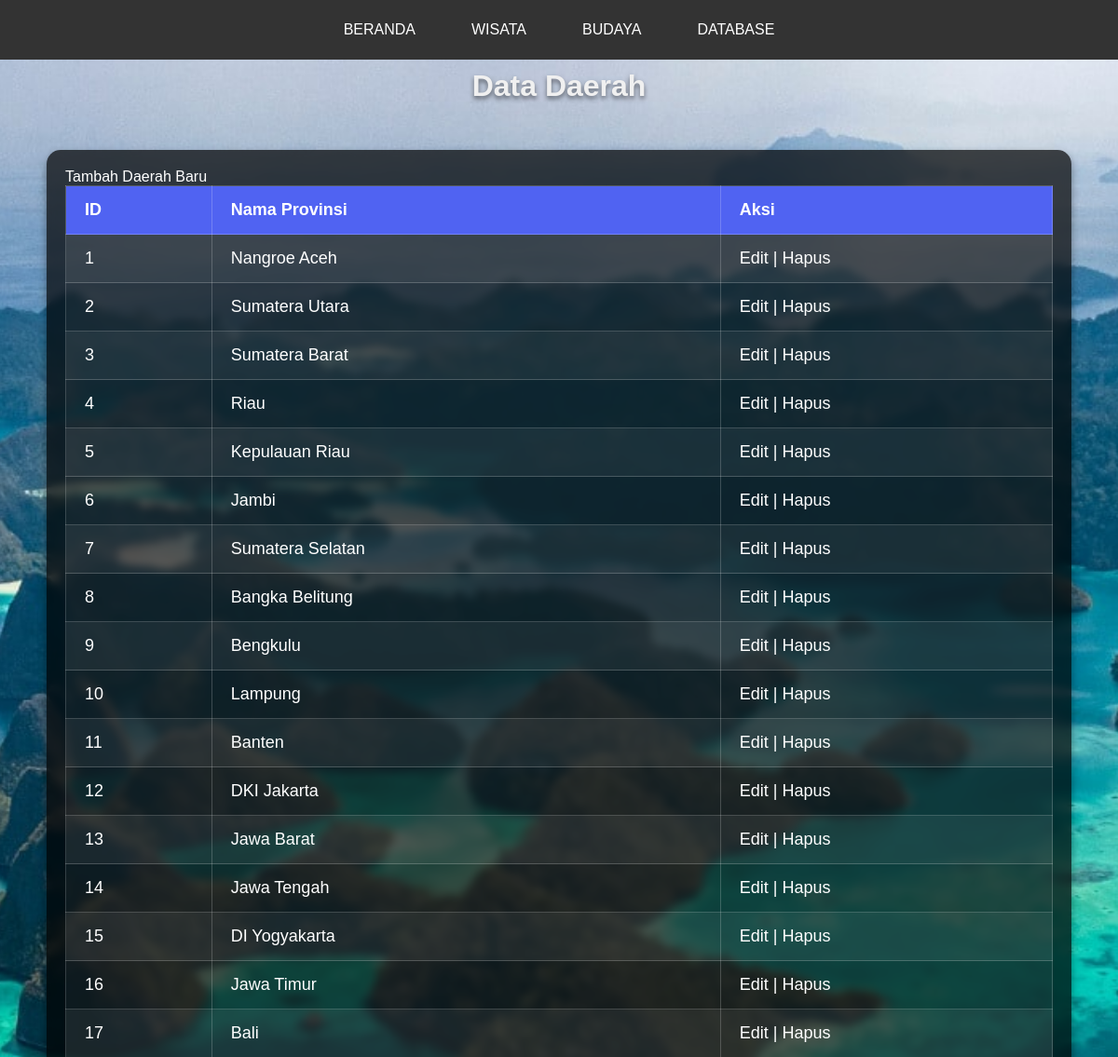
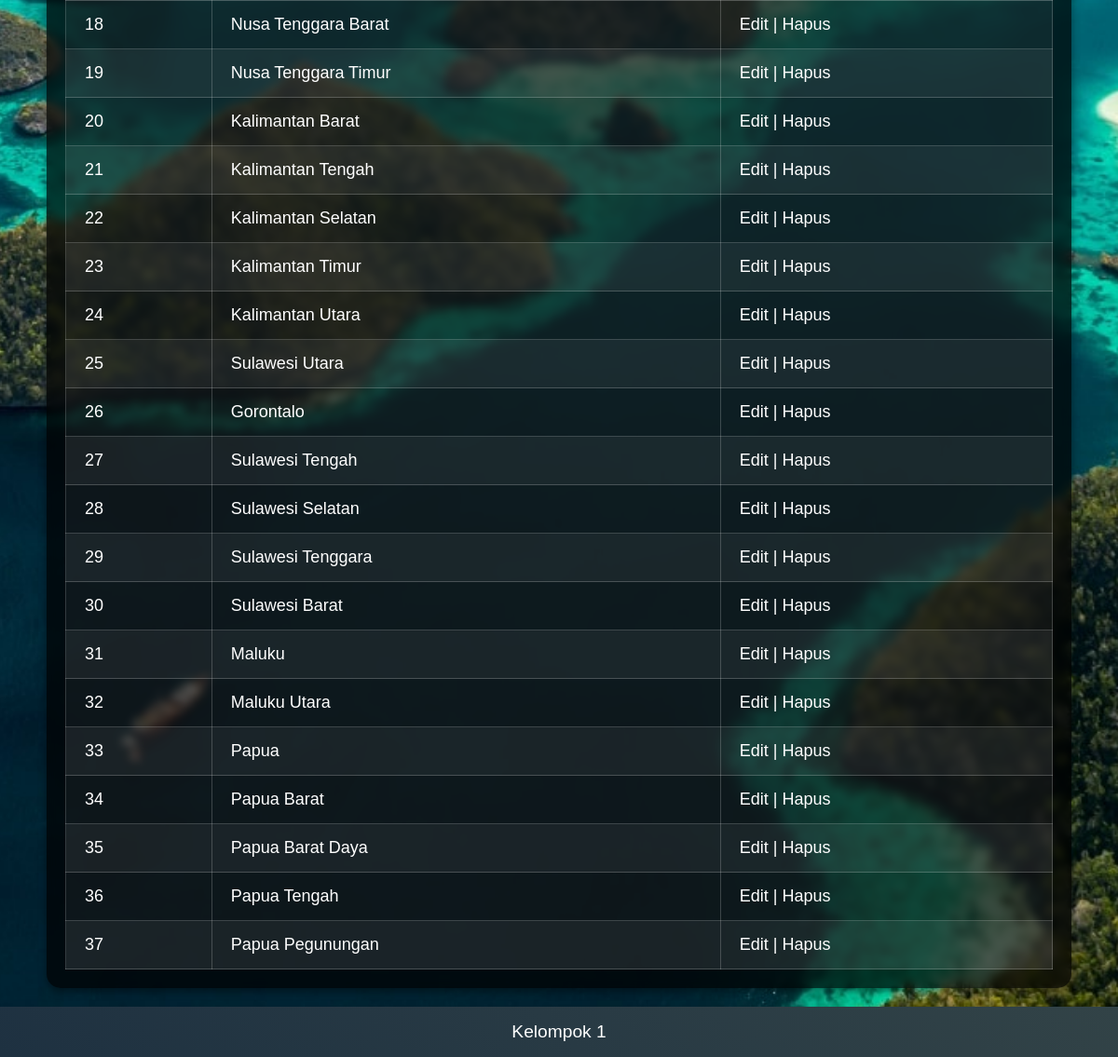
/database/daerah/daerah.php, run on the app's committed database (2 pictures, top to bottom).
### tables this page shows
CREATE TABLE `daerah` (
  `id_daerah` int NOT NULL,
  `nama_provinsi` varchar(100) NOT NULL
);

### database/daerah/daerah.php (the view, shortened to what this page needs)
<?php
include '../../koneksi.php';
$daerah = $conn->query("SELECT * FROM daerah");
?>
<!DOCTYPE html>
<html lang="en">
<head>
    <link rel="stylesheet" href="../../style.css">
</head>
<body>
<nav>
        <ul>
            <li><a href="../../admin.html">BERANDA</a></li>
            <li><a href="../../wisata/wisata.php">WISATA</a></li>
            <li><a href="../../budaya/budaya.php">BUDAYA</a></li>
            <li class="dropdown">
                <a href="#">DATABASE</a>
            </li>
        </ul>
    </nav>
    <header class="add-form-container">
        <h1>Data Daerah</h1>
    </header>
    <div class="table-container">
        <a href="tambah_daerah.php">Tambah Daerah Baru</a>
        <table>
            <thead>
                <tr>
                    <th>ID</th>
                    <th>Nama Provinsi</th>
                    <th>Aksi</th>
                </tr>
            </thead>
            <tbody>
                <?php while ($row = $daerah->fetch_assoc()): ?>
                    <tr>
                        <td><?= $row['id_daerah'] ?></td>
                        <td><?= $row['nama_provinsi'] ?></td>
                        <td>
                            <a href="edit_daerah.php?id=<?= $row['id_daerah'] ?>">Edit</a> |
                            <a href="?hapus=<?= $row['id_daerah'] ?>" onclick="return confirm('Yakin ingin menghapus?')">Hapus</a>
                        </td>
                    </tr>
                <?php endwhile; ?>
            </tbody>
        </table>
    </div>
    <footer>
        <p>Kelompok 1</p>
    </footer>
</body>
</html>

### style.css (style rules this page uses)
* { margin: 0; padding: 0; box-sizing: border-box; }
body { display: flex; flex-direction: column; align-items: center; min-height: 100vh; background-image: url(image/wallpaper.jpg); background-position: center; background-size: cover; font-family: 'Montserrat', sans-serif; color: #fff; }
nav { background-color: #333; padding: 15px; width: 100%; position: relative; z-index: 10; }
nav ul { list-style-type: none; display: flex; justify-content: center; }
nav ul li { position: relative; margin: 0 15px; }
nav ul li a { color: white; text-decoration: none; padding: 8px 15px; display: block; font-weight: 500; }
::placeholder { font-weight: 500; color: #3a3838; }
a { text-decoration: none; color: inherit; }
.table-container { width: calc(100% - 100px); margin: 20px auto; padding: 20px; background: rgba(0, 0, 0, 0.7); border-radius: 15px; box-shadow: 0 4px 8px rgba(0, 0, 0, 0.4); backdrop-filter: blur(5px); overflow-x: auto; }
table { width: 100%; border-collapse: collapse; margin: 0; font-size: 18px; text-align: left; color: #fff; }
table thead { background: #5063f2; color: #fff; font-weight: bold; }
table th, table td { padding: 15px 20px; border: 1px solid rgba(255, 255, 255, 0.2); }
table tbody tr { background-color: rgba(255, 255, 255, 0.1); transition: background 0.3s; }
table tbody tr:nth-child(even) { background-color: rgba(255, 255, 255, 0.05); }
.add-form-container { width: 500px; margin: 10px; text-align: center; color: #fff; }
.add-form-container h1 { text-align: center; font-size: 32px; font-weight: bold; margin-bottom: 20px; color: #f0f0f0; text-shadow: 0px 3px 5px rgba(0, 0, 0, 0.5); }
footer { background: linear-gradient(45deg, #1e3141, #324347); color: #ffffff; text-align: center; padding: 1rem; box-shadow: 0px 4px 8px rgba(0, 0, 0, 0.15); margin-top: auto; font-size: 1.2rem; width: 100%; }

### data on the page
daerah: id_daerah "1", nama_provinsi "Nangroe Aceh"
daerah: id_daerah "2", nama_provinsi "Sumatera Utara"
daerah: id_daerah "3", nama_provinsi "Sumatera Barat"
daerah: id_daerah "4", nama_provinsi "Riau"
daerah: id_daerah "5", nama_provinsi "Kepulauan Riau"
daerah: id_daerah "6", nama_provinsi "Jambi"
daerah: id_daerah "7", nama_provinsi "Sumatera Selatan"
daerah: id_daerah "8", nama_provinsi "Bangka Belitung"
daerah: id_daerah "9", nama_provinsi "Bengkulu"
daerah: id_daerah "10", nama_provinsi "Lampung"
daerah: id_daerah "11", nama_provinsi "Banten"
daerah: id_daerah "12", nama_provinsi "DKI Jakarta"
daerah: id_daerah "13", nama_provinsi "Jawa Barat"
daerah: id_daerah "14", nama_provinsi "Jawa Tengah"
daerah: id_daerah "15", nama_provinsi "DI Yogyakarta"
daerah: id_daerah "16", nama_provinsi "Jawa Timur"
daerah: id_daerah "17", nama_provinsi "Bali"
daerah: id_daerah "18", nama_provinsi "Nusa Tenggara Barat"
daerah: id_daerah "19", nama_provinsi "Nusa Tenggara Timur"
daerah: id_daerah "20", nama_provinsi "Kalimantan Barat"
daerah: id_daerah "21", nama_provinsi "Kalimantan Tengah"
daerah: id_daerah "22", nama_provinsi "Kalimantan Selatan"
daerah: id_daerah "23", nama_provinsi "Kalimantan Timur"
daerah: id_daerah "24", nama_provinsi "Kalimantan Utara"
daerah: id_daerah "25", nama_provinsi "Sulawesi Utara"
daerah: id_daerah "26", nama_provinsi "Gorontalo"
daerah: id_daerah "27", nama_provinsi "Sulawesi Tengah"
daerah: id_daerah "28", nama_provinsi "Sulawesi Selatan"
daerah: id_daerah "29", nama_provinsi "Sulawesi Tenggara"
daerah: id_daerah "30", nama_provinsi "Sulawesi Barat"
daerah: id_daerah "31", nama_provinsi "Maluku"
daerah: id_daerah "32", nama_provinsi "Maluku Utara"
daerah: id_daerah "33", nama_provinsi "Papua"
daerah: id_daerah "34", nama_provinsi "Papua Barat"
daerah: id_daerah "35", nama_provinsi "Papua Barat Daya"
daerah: id_daerah "36", nama_provinsi "Papua Tengah"
daerah: id_daerah "37", nama_provinsi "Papua Pegunungan"
